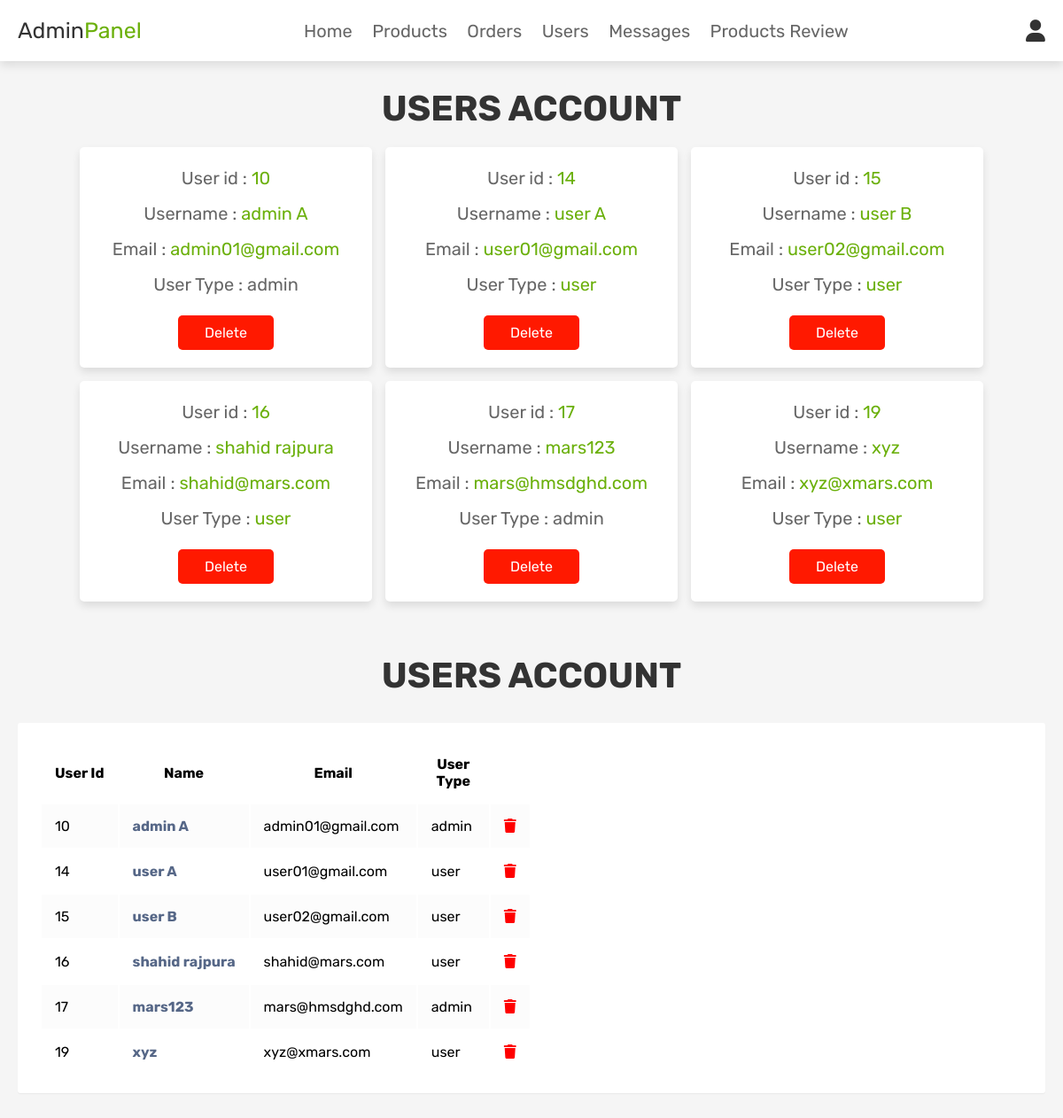
Page /admin_users.php (signed in) on the committed database.
### tables this page shows
CREATE TABLE `tbl_users` (
  `id` int(100) NOT NULL,
  `name` varchar(100) NOT NULL,
  `email` varchar(100) NOT NULL,
  `password` varchar(100) NOT NULL,
  `user_type` varchar(20) NOT NULL DEFAULT 'user'
);

### admin_users.php (the view, shortened to what this page needs)
<?php
@include 'config.php';
?>
<!DOCTYPE html>
<html lang="en">
<head>
   <link rel="stylesheet" href="https://cdnjs.cloudflare.com/ajax/libs/font-awesome/6.0.0/css/all.min.css">
   <link rel="stylesheet" href="css/admin_style.css">
</head>
<body>
<?php @include 'admin_header.php'; ?>
<section class="users">
   <h1 class="title">Users Account</h1>
   <div class="box-container">
      <?php
         $select_users = mysqli_query($conn, "SELECT * FROM tbl_users") or die('query failed');
         if(mysqli_num_rows($select_users) > 0){
            while($fetch_users = mysqli_fetch_assoc($select_users)){
      ?>
      <div class="box">
         <p>User id : <span><?php echo $fetch_users['id']; ?></span></p>
         <p>Username : <span><?php echo $fetch_users['name']; ?></span></p>
         <p>Email : <span><?php echo $fetch_users['email']; ?></span></p>
         <p>User Type : <span style="color:<?php if($fetch_users['user_type'] == 'admin'){ echo 'var(--orange)'; }; ?>"><?php echo $fetch_users['user_type']; ?></span></p>
         <a href="admin_users.php?delete=<?php echo $fetch_users['id']; ?>" onclick="return confirm('delete this user?');" class="delete-btn">delete</a>
      </div>
      <?php
         }
      }
      ?>
   </div>
</section>
<section class="placed-orders">
        <div class="container-xl">
   <h1 class="title">Users Account</h1>
            <div class="table-responsive">
                <div class="table-wrapper">
                    <table class="table table-striped table-hover">
                        <thead>
                            <tr>
                                <th>User Id</th>
                                <th>Name</th>
                                <th>Email</th>
                                <th>User Type</th>
                            </tr>
                        </thead>
                        <tbody>
                            <?php
                           $select_users = mysqli_query($conn, "SELECT * FROM tbl_users") or die('query failed');
                           if(mysqli_num_rows($select_users) > 0){
                              while($fetch_users = mysqli_fetch_assoc($select_users)){
                            ?>
                                    <tr>
                                        <td><?php echo $fetch_users['id']; ?></td>
                                        <td><a><?php echo $fetch_users['name']; ?></a></td>
                                        <td><?php echo $fetch_users['email']; ?></td>
                                        <td><?php echo $fetch_users['user_type']; ?></td>
                                        <td> <a href="admin_users.php?delete=<?php echo $fetch_users['id']; ?>" onclick="return confirm('delete this user?');"><i class="fa fa-trash" style="color: red;" aria-hidden="true"></i></a></td>
                                    </tr>
                            <?php
                                }
                            } else {
                                echo '<p class="empty">No Products Added Yet!</p>';
                            }
                            ?>
                        </tbody>
                    </table>
                </div>
            </div>
        </div>
    </section>
</body>
</html>

### admin_style.css (style rules this page uses)
:root { --monsteradeliciosa: #6bb00b; --red: #ff1900; --black: #333; --white: #fff; --light-color: #666; --light-white: #ccc; --light-bg: #f5f5f5; --border: .2rem solid var(--black); --box-shadow: 0 .5rem 1rem rgba(0, 0, 0, .1); }
* { font-family: 'Rubik', sans-serif; margin: 0; padding: 0; box-sizing: border-box; outline: none; border: none; text-decoration: none; transition: all .2s linear; }
html { font-size: 62.5%; overflow-x: hidden; scroll-behavior: smooth; scroll-padding-top: 6.5rem; }
body { background: var(--light-bg); }
section { padding: 3rem 2rem; }
.title { text-align: center; margin-bottom: 2rem; color: var(--black); text-transform: uppercase; font-size: 4rem; }
.btn, .delete-btn, .option-btn { display: inline-block; border-radius: .5rem; margin-top: 1rem; font-size: 16px; color: var(--white); cursor: pointer; padding: 1rem 3rem; text-transform: capitalize; }
.delete-btn { background-color: var(--red); }
.users .box-container { display: grid; grid-template-columns: repeat(auto-fit, 33rem); gap: 1.5rem; align-items: flex-start; max-width: 1200px; margin: 0 auto; justify-content: center; }
.users .box-container .box { padding: 2rem; background-color: var(--white); box-shadow: var(--box-shadow); border-radius: .5rem; text-align: center; }
.users .box-container .box p { font-size: 2rem; color: var(--light-color); margin-bottom: 1rem; line-height: 1.5; }
.users .box-container .box p span { color: var(--monsteradeliciosa); }
.users .box-container .box .delete-btn { margin-top: .5; }
:root { --main-color1: #eb4d4b; --text-color: #131e2c; }
.table-responsive { margin: 30px 0; }
.table-wrapper { min-width: 1000px; background: #fff; padding: 20px 25px; border-radius: 3px; box-shadow: 0 1px 1px rgba(0, 0, 0, .05); }
table.table tr th, table.table tr td { border-color: #e9e9e9; padding: 15px 15px; vertical-align: middle; font-size: medium; }
table.table tr th:last-child { width: 80px; }
table.table-striped tbody tr:nth-of-type(odd) { background-color: #fcfcfc; }
table.table td a { font-weight: bold; color: #566787; display: inline-block; text-decoration: none; }

### rows in the picture
tbl_users: id "10", name "admin A", email "admin01@gmail.com", user_type "admin"
tbl_users: id "14", name "user A", email "user01@gmail.com", user_type "user"
tbl_users: id "15", name "user B", email "user02@gmail.com", user_type "user"
tbl_users: id "16", name "shahid rajpura", email "shahid@mars.com", user_type "user"
tbl_users: id "17", name "mars123", email "mars@hmsdghd.com", user_type "admin"
tbl_users: id "19", name "xyz", email "xyz@xmars.com", user_type "user"
